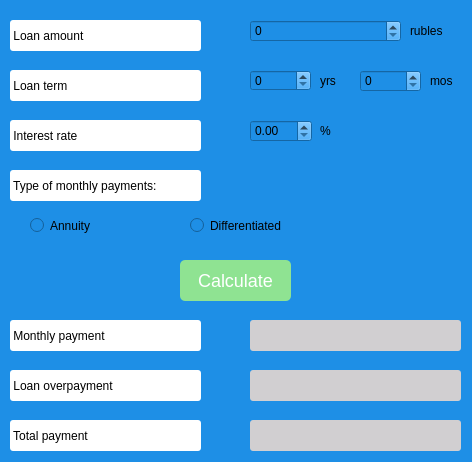
<?xml version="1.0" encoding="UTF-8"?>
<ui version="4.0">
 <class>Credit</class>
 <widget class="QWidget" name="Credit">
  <property name="geometry">
   <rect>
    <x>0</x>
    <y>0</y>
    <width>472</width>
    <height>462</height>
   </rect>
  </property>
  <property name="windowTitle">
   <string>Form</string>
  </property>
  <property name="styleSheet">
   <string notr="true">background-color: rgb(30, 143, 230);</string>
  </property>
  <widget class="QLabel" name="text1">
   <property name="geometry">
    <rect>
     <x>10</x>
     <y>20</y>
     <width>191</width>
     <height>31</height>
    </rect>
   </property>
   <property name="styleSheet">
    <string notr="true">color: rgb(0, 0, 0);
background-color: rgb(255, 255, 255);
border-radius:  3px;</string>
   </property>
   <property name="text">
    <string> Loan amount</string>
   </property>
  </widget>
  <widget class="QLabel" name="text2">
   <property name="geometry">
    <rect>
     <x>10</x>
     <y>70</y>
     <width>191</width>
     <height>31</height>
    </rect>
   </property>
   <property name="styleSheet">
    <string notr="true">color: rgb(0, 0, 0);
background-color: rgb(255, 255, 255);
border-radius:  3px;</string>
   </property>
   <property name="text">
    <string> Loan term</string>
   </property>
  </widget>
  <widget class="QLabel" name="text3">
   <property name="geometry">
    <rect>
     <x>10</x>
     <y>120</y>
     <width>191</width>
     <height>31</height>
    </rect>
   </property>
   <property name="styleSheet">
    <string notr="true">color: rgb(0, 0, 0);
background-color: rgb(255, 255, 255);
border-radius:  3px;</string>
   </property>
   <property name="text">
    <string> Interest rate</string>
   </property>
  </widget>
  <widget class="QLabel" name="text4">
   <property name="geometry">
    <rect>
     <x>10</x>
     <y>170</y>
     <width>191</width>
     <height>31</height>
    </rect>
   </property>
   <property name="styleSheet">
    <string notr="true">color: rgb(0, 0, 0);
background-color: rgb(255, 255, 255);
border-radius:  3px;</string>
   </property>
   <property name="text">
    <string> Type of monthly payments: </string>
   </property>
  </widget>
  <widget class="QSpinBox" name="sum">
   <property name="geometry">
    <rect>
     <x>250</x>
     <y>20</y>
     <width>151</width>
     <height>22</height>
    </rect>
   </property>
   <property name="maximum">
    <number>1000000000</number>
   </property>
  </widget>
  <widget class="QSpinBox" name="years">
   <property name="geometry">
    <rect>
     <x>250</x>
     <y>70</y>
     <width>61</width>
     <height>21</height>
    </rect>
   </property>
   <property name="maximum">
    <number>60</number>
   </property>
  </widget>
  <widget class="QSpinBox" name="months">
   <property name="geometry">
    <rect>
     <x>360</x>
     <y>70</y>
     <width>61</width>
     <height>22</height>
    </rect>
   </property>
   <property name="maximum">
    <number>11</number>
   </property>
  </widget>
  <widget class="QLabel" name="text8">
   <property name="geometry">
    <rect>
     <x>410</x>
     <y>20</y>
     <width>51</width>
     <height>21</height>
    </rect>
   </property>
   <property name="text">
    <string>rubles</string>
   </property>
  </widget>
  <widget class="QLabel" name="text9">
   <property name="geometry">
    <rect>
     <x>320</x>
     <y>70</y>
     <width>31</width>
     <height>21</height>
    </rect>
   </property>
   <property name="text">
    <string>yrs</string>
   </property>
  </widget>
  <widget class="QLabel" name="text10">
   <property name="geometry">
    <rect>
     <x>430</x>
     <y>70</y>
     <width>45</width>
     <height>21</height>
    </rect>
   </property>
   <property name="text">
    <string>mos</string>
   </property>
  </widget>
  <widget class="QDoubleSpinBox" name="percent">
   <property name="geometry">
    <rect>
     <x>250</x>
     <y>120</y>
     <width>62</width>
     <height>22</height>
    </rect>
   </property>
   <property name="maximum">
    <double>30.000000000000000</double>
   </property>
  </widget>
  <widget class="QLabel" name="text11">
   <property name="geometry">
    <rect>
     <x>320</x>
     <y>120</y>
     <width>21</width>
     <height>21</height>
    </rect>
   </property>
   <property name="text">
    <string>%</string>
   </property>
  </widget>
  <widget class="QRadioButton" name="annuity">
   <property name="geometry">
    <rect>
     <x>30</x>
     <y>210</y>
     <width>141</width>
     <height>31</height>
    </rect>
   </property>
   <property name="text">
    <string>Annuity</string>
   </property>
  </widget>
  <widget class="QRadioButton" name="dif">
   <property name="geometry">
    <rect>
     <x>190</x>
     <y>210</y>
     <width>181</width>
     <height>31</height>
    </rect>
   </property>
   <property name="text">
    <string>Differentiated</string>
   </property>
  </widget>
  <widget class="QPushButton" name="calculate">
   <property name="geometry">
    <rect>
     <x>180</x>
     <y>260</y>
     <width>111</width>
     <height>41</height>
    </rect>
   </property>
   <property name="font">
    <font>
     <family>Tahoma</family>
     <pointsize>-1</pointsize>
    </font>
   </property>
   <property name="styleSheet">
    <string notr="true">QPushButton {
    border-radius:  5px;
    background-color: rgb(143, 227, 146);
    color:  rgb(255, 255, 255);
    font-size:  18px;
}

QPushButton:pressed {
    background-color:  rgb(155, 68, 90);
}
</string>
   </property>
   <property name="text">
    <string>Calculate</string>
   </property>
  </widget>
  <widget class="QLabel" name="text5">
   <property name="geometry">
    <rect>
     <x>10</x>
     <y>320</y>
     <width>191</width>
     <height>31</height>
    </rect>
   </property>
   <property name="styleSheet">
    <string notr="true">color: rgb(0, 0, 0);
background-color: rgb(255, 255, 255);
border-radius:  3px;</string>
   </property>
   <property name="text">
    <string> Monthly payment</string>
   </property>
  </widget>
  <widget class="QLabel" name="text6">
   <property name="geometry">
    <rect>
     <x>10</x>
     <y>370</y>
     <width>191</width>
     <height>31</height>
    </rect>
   </property>
   <property name="styleSheet">
    <string notr="true">color: rgb(0, 0, 0);
background-color: rgb(255, 255, 255);
border-radius:  3px;</string>
   </property>
   <property name="text">
    <string> Loan overpayment</string>
   </property>
  </widget>
  <widget class="QLabel" name="text7">
   <property name="geometry">
    <rect>
     <x>10</x>
     <y>420</y>
     <width>191</width>
     <height>31</height>
    </rect>
   </property>
   <property name="styleSheet">
    <string notr="true">color: rgb(0, 0, 0);
background-color: rgb(255, 255, 255);
border-radius:  3px;</string>
   </property>
   <property name="text">
    <string> Total payment</string>
   </property>
  </widget>
  <widget class="QLabel" name="pay">
   <property name="geometry">
    <rect>
     <x>250</x>
     <y>320</y>
     <width>211</width>
     <height>31</height>
    </rect>
   </property>
   <property name="styleSheet">
    <string notr="true">background-color: rgb(209, 207, 209);
border-radius:3px;</string>
   </property>
   <property name="text">
    <string/>
   </property>
  </widget>
  <widget class="QLabel" name="overpay">
   <property name="geometry">
    <rect>
     <x>250</x>
     <y>370</y>
     <width>211</width>
     <height>31</height>
    </rect>
   </property>
   <property name="styleSheet">
    <string notr="true">background-color: rgb(209, 207, 209);
border-radius:3px;</string>
   </property>
   <property name="text">
    <string/>
   </property>
  </widget>
  <widget class="QLabel" name="total">
   <property name="geometry">
    <rect>
     <x>250</x>
     <y>420</y>
     <width>211</width>
     <height>31</height>
    </rect>
   </property>
   <property name="styleSheet">
    <string notr="true">background-color: rgb(209, 207, 209);
border-radius:3px;</string>
   </property>
   <property name="text">
    <string/>
   </property>
  </widget>
 </widget>
 <resources/>
 <connections/>
</ui>
